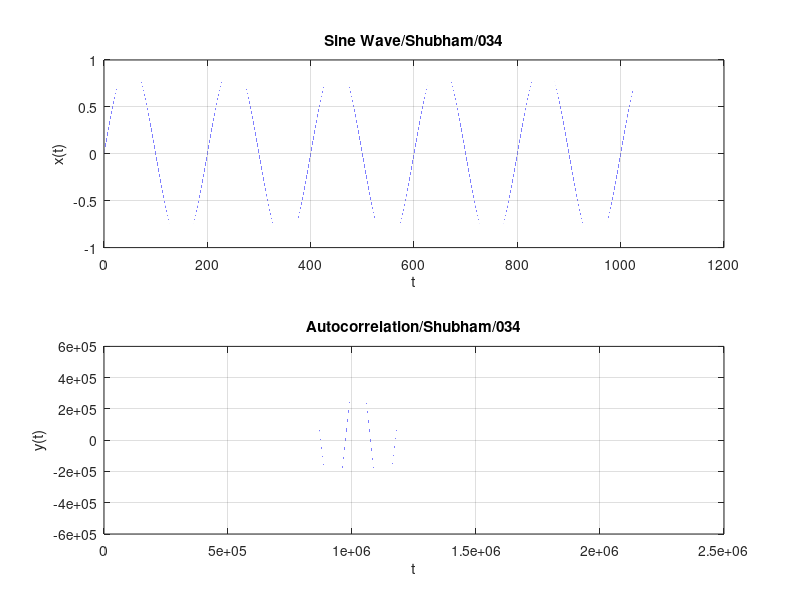

Write MATLAB code to recreate this figure.
%Q4. Plot the autocorrelation sequence of sine wave with frequency 1hz,
%sampling frequency 200hz.

clc;
close all;
clear all;
A=1;
f=1;
fs=200;

w=2*pi*(f/fs);
t=0:0.001:1024;
 x= A*sin(w*t);
 subplot(2,1,1);
 plot(t,x);
 xlabel('t');
 ylabel('x(t)');
 title('Sine Wave/Shubham/034');
 grid on;
 y=xcorr(x);
 subplot(2,1,2);
 plot(y);
 xlabel('t');
 ylabel('y(t)');
 title('Autocorrelation/Shubham/034');
 grid on;

